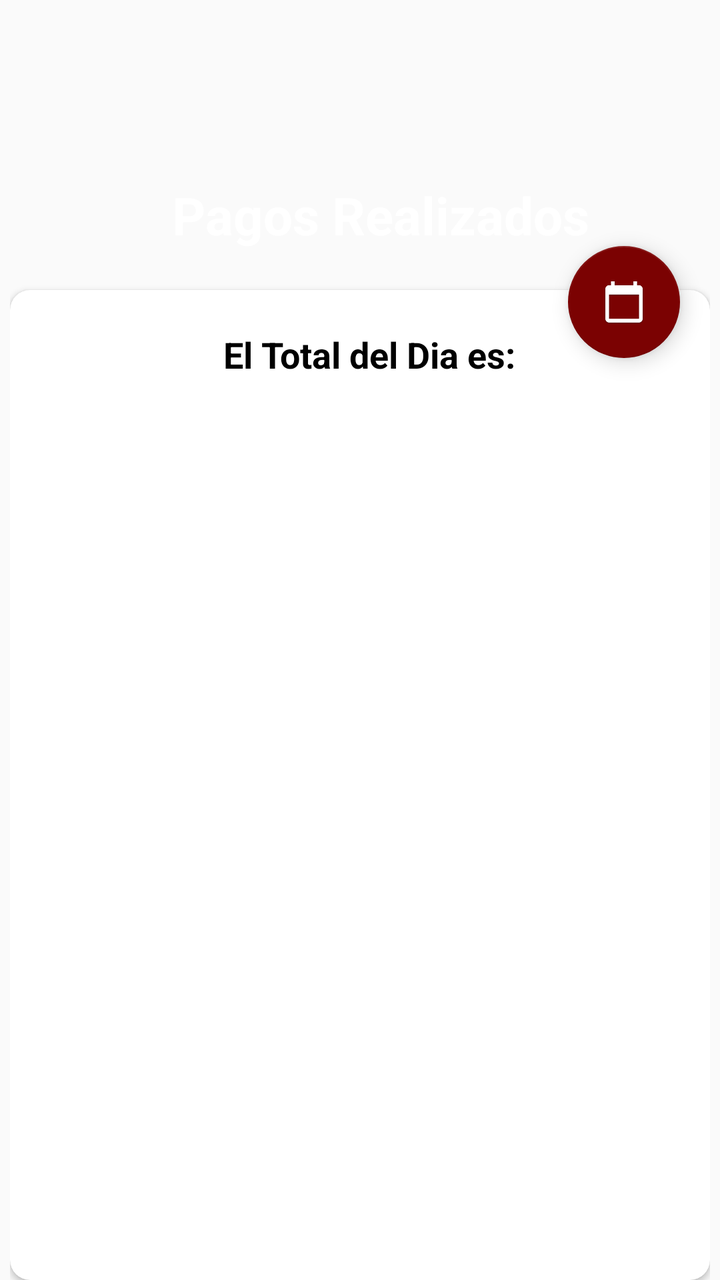
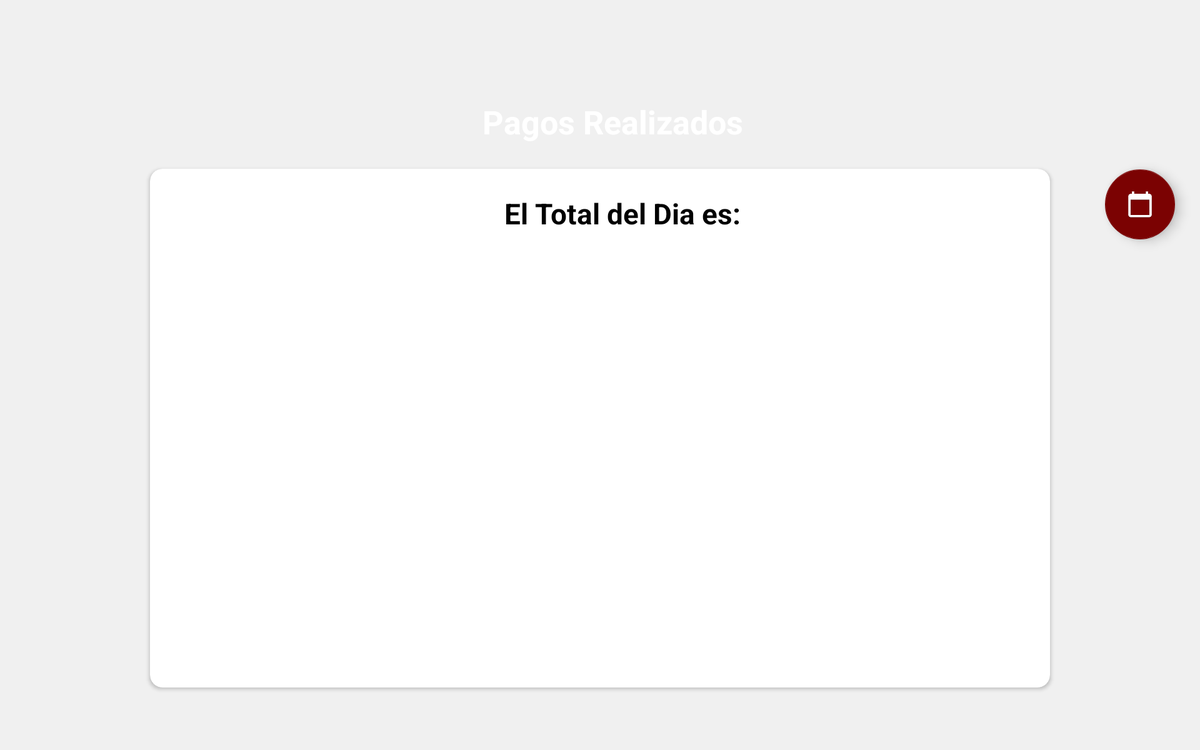

The same Android screen from two of the app's own layout files: first res/layout/ as a phone draws it, then the repository's variant for another configuration, drawn on a device whose configuration selects that folder. Both files follow.
<!-- AndroidManifest.xml: application theme AppTheme -->
<!-- res/layout/vpagos.xml -->
<?xml version="1.0" encoding="utf-8"?>
<RelativeLayout
	xmlns:android="http://schemas.android.com/apk/res/android"
	xmlns:app="http://schemas.android.com/apk/res-auto"
	xmlns:tools="http://schemas.android.com/tools"
	android:orientation="vertical"
	android:fitsSystemWindows="true"
	android:layout_width="match_parent"
	android:layout_height="match_parent"
>



	<LinearLayout
		android:layout_width="match_parent"
		android:layout_height="match_parent"

	>

		<LinearLayout
			style="@style/parent"
			android:background="@drawable/admishape"
			android:orientation="vertical"
		>

			<ImageView
				style="@style/parent"
				android:background="@drawable/ic_login_bk"
				android:contentDescription="login background"/>

		</LinearLayout>

	</LinearLayout>

	<LinearLayout
		android:layout_width="match_parent"
		android:layout_height="match_parent"
		android:layout_alignParentTop="true"
		android:orientation="vertical"
		android:layout_marginTop="40dp"
		android:layout_marginRight="5dp"
		android:layout_marginLeft="5dp">

		<TextView
			style="@style/headerText"
			android:layout_gravity="center"
			android:layout_marginTop="50dp"
			android:text="Pagos Realizados"
			android:layout_marginLeft="10dp"
			android:textSize="26dp"/>



		<android.support.v7.widget.CardView
			xmlns:app="http://schemas.android.com/apk/res-auto"
			android:layout_width="match_parent"
			android:layout_height="match_parent"
			app:cardCornerRadius="10dp"
			android:layout_gravity="center"
			android:layout_marginTop="20dp"
			android:background="@color/whiteCardColor">

			<LinearLayout
				android:layout_width="match_parent"
				android:layout_height="match_parent"
				android:orientation="vertical">

				<TextView
					style="@style/headerText"
					android:layout_gravity="center"
					android:layout_marginTop="20dp"
					android:textColor="#000000"
					android:text="El Total del Dia es:"
					android:layout_marginLeft="5dp"
					android:id="@+id/total"
					android:textSize="18dp"/>

				<android.support.v7.widget.RecyclerView
					xmlns:android="http://schemas.android.com/apk/res/android"
					xmlns:app="http://schemas.android.com/apk/res-auto"
					xmlns:tools="http://schemas.android.com/tools"
					android:layout_marginTop="10dp"
					android:layout_marginRight="9dp"
					android:layout_marginLeft="9dp"
					android:id="@+id/listusu"
					android:name="com.pixels.gimnasio.administradorListFragment"
					android:layout_width="match_parent"
					android:layout_height="match_parent"
					app:layoutManager="LinearLayoutManager"
					android:state_hovered="true"
					tools:context=".administradorListActivity"
					tools:listitem="@layout/administrador_list_content"/>
			</LinearLayout>

		</android.support.v7.widget.CardView>

	</LinearLayout>
	<LinearLayout
		android:layout_width="match_parent"
		android:layout_height="match_parent"
		android:layout_alignParentTop="true"
		android:orientation="vertical"
		android:layout_marginTop="40dp"
		android:layout_marginRight="5dp"
		android:layout_marginLeft="5dp">

		<TextView
			style="@style/headerText"
			android:layout_gravity="center"
			android:layout_marginTop="40dp"
			android:text=""
			android:layout_marginLeft="10dp"
			android:textSize="32dp"/>
		<android.support.design.widget.FloatingActionButton
			android:id="@+id/fab"
			android:layout_width="wrap_content"
			android:layout_height="wrap_content"
			android:layout_gravity="bottom|end"
			android:layout_marginRight="15dp"
			app:srcCompat="@drawable/calen"/>


	</LinearLayout>



</RelativeLayout>
<!-- resources referenced by this layout -->
<resources>
  <color name="whiteCardColor">#fff</color>
  <!-- drawable calen: png bitmap (drawable, 7388 bytes) -->
  <style name="headerText" parent="parent">
          <item name="android:textSize">@dimen/headerTextSize</item>
          <item name="android:textAlignment">center</item>
          <item name="android:textColor">@color/whiteTextColor</item>
          <item name="android:textStyle">bold</item>
      </style>
  <style name="parent">
          <item name="android:layout_width">match_parent</item>
          <item name="android:layout_height">wrap_content</item>
      </style>
  <style name="AppTheme" parent="Theme.AppCompat.Light.DarkActionBar">
          
          <item name="colorPrimary">@color/colorPrimary</item>
          <item name="colorPrimaryDark">@color/colorPrimaryDark</item>
          <item name="colorAccent">@color/colorAccent</item>
      </style>
  <dimen name="headerTextSize">22sp</dimen>
  <color name="whiteTextColor">#fff</color>
  <color name="colorPrimary">#7B0202</color>
  <color name="colorPrimaryDark">#660903</color>
  <color name="colorAccent">#7B0202</color>
</resources>
<!-- res/layout-w900dp/vpagos.xml (the repository's variant of the layout above) -->
<!-- drawn on a 7-inch tablet turned sideways -->
<?xml version="1.0" encoding="utf-8"?>
<RelativeLayout
	xmlns:android="http://schemas.android.com/apk/res/android"
	xmlns:app="http://schemas.android.com/apk/res-auto"
	xmlns:tools="http://schemas.android.com/tools"
	android:orientation="vertical"
	android:fitsSystemWindows="true"
	style="@style/loginParent">

	<RelativeLayout
		style="@style/parent">

		<LinearLayout
			android:layout_width="match_parent"
			android:layout_height="match_parent"
			android:layout_alignParentTop="true"
			android:weightSum="12">

			<LinearLayout
				style="@style/parent"
				android:background="@drawable/admishape"
				android:orientation="vertical"
				android:layout_weight="3">

				<ImageView
					style="@style/parent"
					android:background="@drawable/ic_login_bk"/>

			</LinearLayout>

		</LinearLayout>

		<LinearLayout
			android:layout_width="match_parent"
			android:layout_height="match_parent"
			android:layout_alignParentTop="true"
			android:orientation="vertical"
			android:layout_marginTop="40dp"
			android:layout_marginRight="5dp"
			android:layout_marginLeft="5dp">

			<TextView
				style="@style/headerText"
				android:layout_gravity="center"
				android:layout_marginTop="40dp"
				android:text="Pagos Realizados"
				android:layout_marginLeft="10dp"
				android:textSize="26dp"/>

			<android.support.v7.widget.CardView
				xmlns:app="http://schemas.android.com/apk/res-auto"
				android:layout_width="match_parent"
				android:layout_height="match_parent"
				android:layout_marginRight="115dp"
				android:layout_marginLeft="115dp"
				app:cardCornerRadius="10dp"
				android:layout_gravity="center"
				android:layout_marginTop="@dimen/loginViewsMargin"
				android:background="@color/whiteCardColor"
				android:layout_marginBottom="50dp">
				
				<LinearLayout
					android:layout_width="match_parent"
					android:layout_height="match_parent"
					android:orientation="vertical">
				
					<TextView
						style="@style/headerText"
						android:layout_gravity="center"
						android:layout_marginTop="20dp"
						android:textColor="#000000"
						android:text="El Total del Dia es:"
						android:layout_marginLeft="18dp"
						android:id="@+id/total"
						android:textSize="23dp"/>
				
				<android.support.v7.widget.RecyclerView
					xmlns:android="http://schemas.android.com/apk/res/android"
					xmlns:app="http://schemas.android.com/apk/res-auto"
					xmlns:tools="http://schemas.android.com/tools"
					android:layout_marginTop="10dp"
					android:layout_marginRight="55dp"
					android:layout_marginLeft="55dp"
					android:id="@+id/listusu"
					android:name="com.pixels.gimnasio.administradorListFragment"
					android:layout_width="match_parent"
					android:layout_height="match_parent"
					app:layoutManager="LinearLayoutManager"
					android:state_hovered="true"
					tools:context=".administradorListActivity"
					tools:listitem="@layout/administrador_list_content"/>
				</LinearLayout>
				

			</android.support.v7.widget.CardView>

		</LinearLayout>
		<LinearLayout
			android:layout_width="match_parent"
			android:layout_height="match_parent"
			android:layout_alignParentTop="true"
			android:orientation="vertical"
			android:layout_marginTop="40dp"
			android:layout_marginRight="5dp"
			android:layout_marginLeft="5dp">

			<TextView
				style="@style/headerText"
				android:layout_gravity="center"
				android:layout_marginTop="50dp"
				android:text=""
				android:layout_marginLeft="10dp"
				android:textSize="34dp"/>
			<android.support.design.widget.FloatingActionButton
				android:id="@+id/fab"
				android:layout_width="wrap_content"
				android:layout_height="wrap_content"
				android:layout_gravity="bottom|end"
				android:layout_marginRight="15dp"
				app:srcCompat="@drawable/calen"/>


		</LinearLayout>
		

	</RelativeLayout>

</RelativeLayout>
<!-- resources referenced by the variant -->
<!-- as a 7-inch tablet turned sideways resolves them -->
<resources>
  <color name="whiteCardColor">#fff</color>
  <dimen name="loginViewsMargin">20dp</dimen>
  <!-- drawable calen: png bitmap (drawable, 7388 bytes) -->
  <style name="headerText" parent="parent">
          <item name="android:textSize">@dimen/headerTextSize</item>
          <item name="android:textAlignment">center</item>
          <item name="android:textColor">@color/whiteTextColor</item>
          <item name="android:textStyle">bold</item>
      </style>
  <style name="loginParent" parent="parent">
          <item name="android:layout_height">match_parent</item>
          <item name="android:background">#f0f0f0</item>
          <item name="android:focusableInTouchMode">true</item>
      </style>
  <style name="parent">
          <item name="android:layout_width">match_parent</item>
          <item name="android:layout_height">wrap_content</item>
      </style>
  <style name="AppTheme" parent="Theme.AppCompat.Light.DarkActionBar">
          
          <item name="colorPrimary">@color/colorPrimary</item>
          <item name="colorPrimaryDark">@color/colorPrimaryDark</item>
          <item name="colorAccent">@color/colorAccent</item>
      </style>
  <dimen name="headerTextSize">22sp</dimen>
  <color name="whiteTextColor">#fff</color>
  <color name="colorPrimary">#7B0202</color>
  <color name="colorPrimaryDark">#660903</color>
  <color name="colorAccent">#7B0202</color>
</resources>
